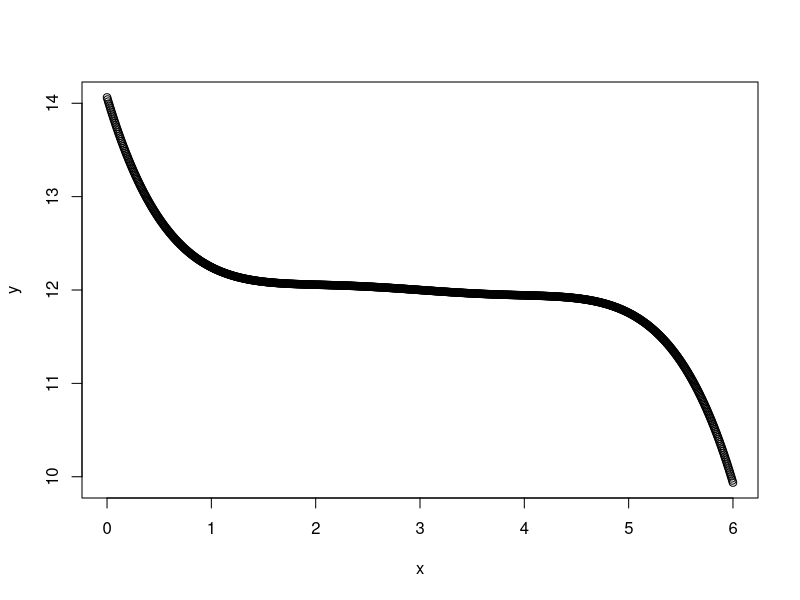

Source code (R):
setwd("~/Desktop/Academics/ComputerScience")
dt = read.csv("vot.csv", header = TRUE)
x = dt$Time
y = dt$Voltage
plot(x, y)
m4 = nls(y ~ a*(x^3) + b*(x^2) + c*x + d, start = list(a = 0.01, b = 0.01, c = 0.01, d = 16))
summary(m4)
cor(y, predict(m4))
m5 = nls(y ~ a*(x^3) + b*(x^2) + c*x + d + e*(x^4) + f*(x^5), start = list(a = 0.01, b = 0.01, c = 0.01, d = 16, e = 0.01, f = 0.01))
summary(m5)
cor(y, predict(m5))
z = predict(m5)
# You can take x and z to draw the plots.
# The model we're using is m5. y = -1.141e-0 * x^5 + 1.712e-01 * x^4 + -9.920e-01 * x^3 + 2.764e+00 * x^2 + -3.750e+00 * x + 1.406e+01
# Since we don't have time to get data of different temperature, power and other factors, the whole idea is this:
# We will create different models for different life cycle numbers and users can enter corresponding life cycle numbers to get the predicted voltage at chose time point.